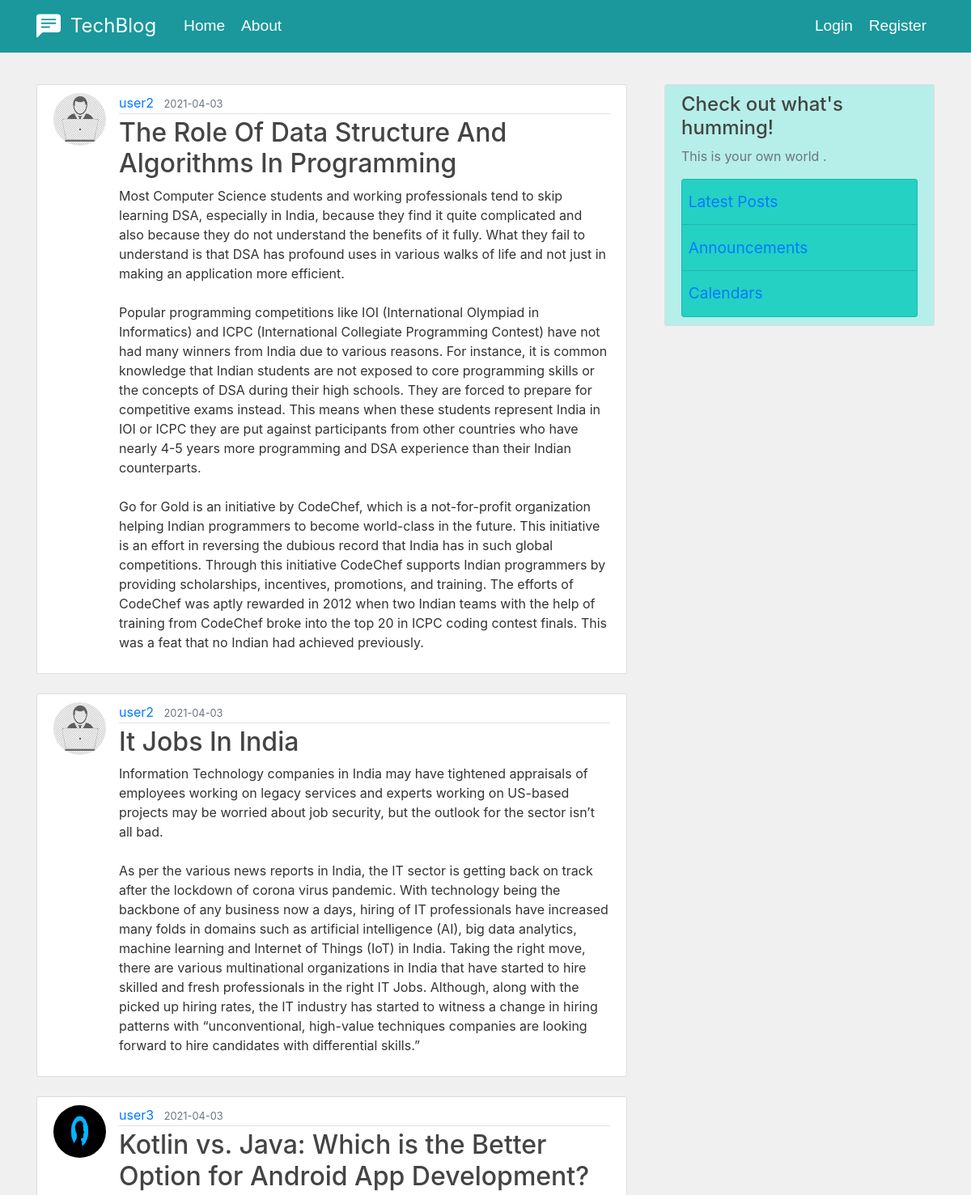
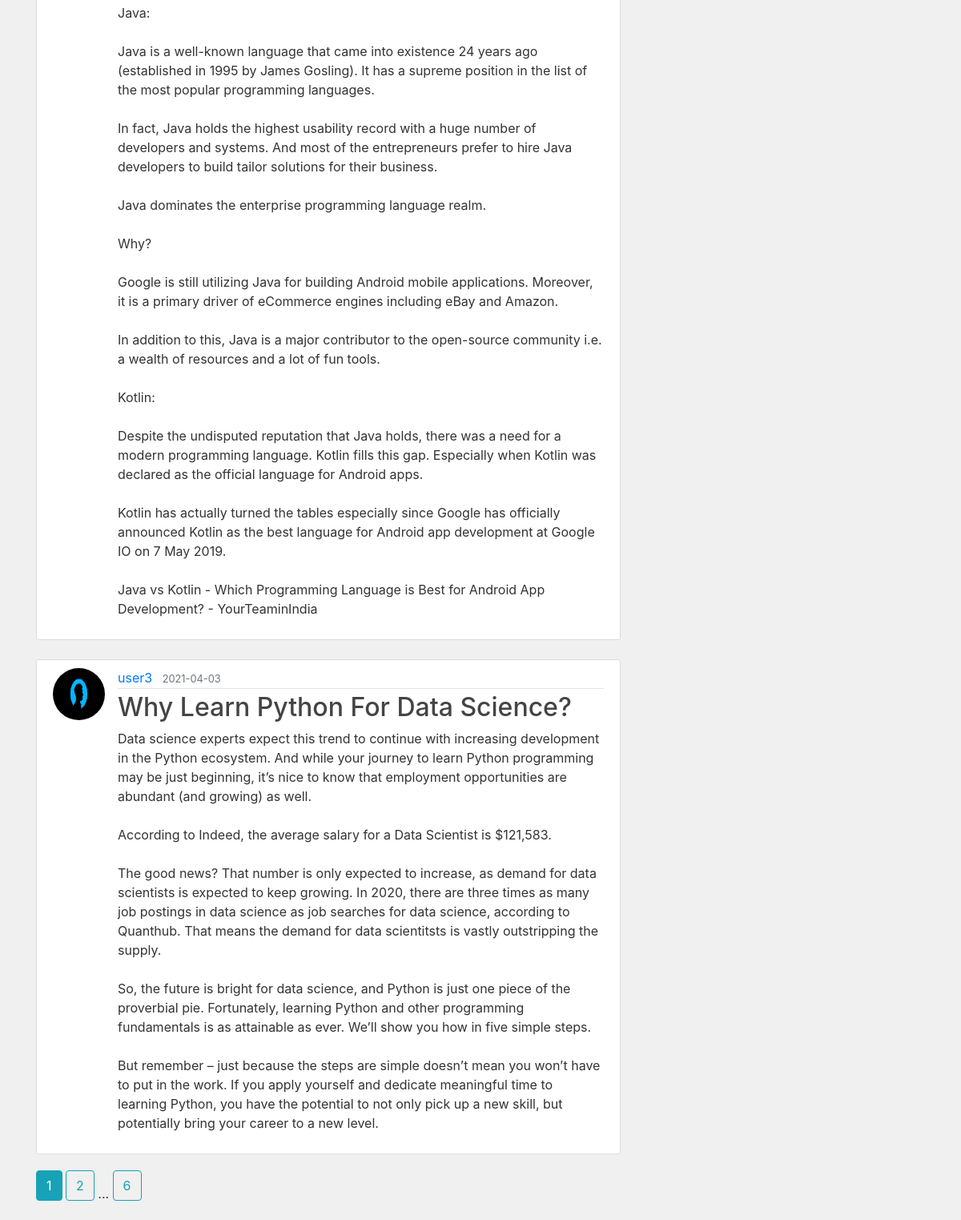
Page /home on the earlier database version (2 pictures, top to bottom).
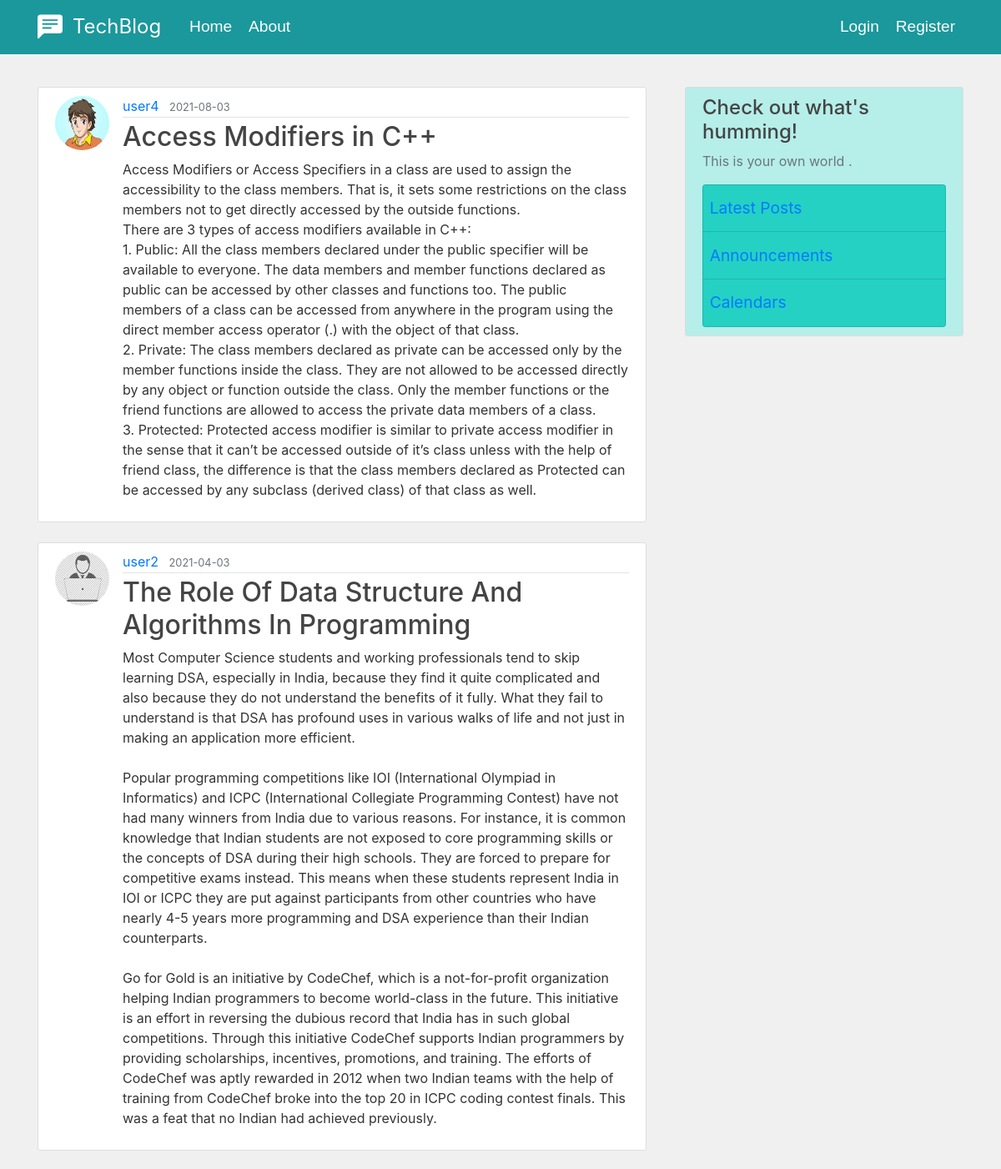
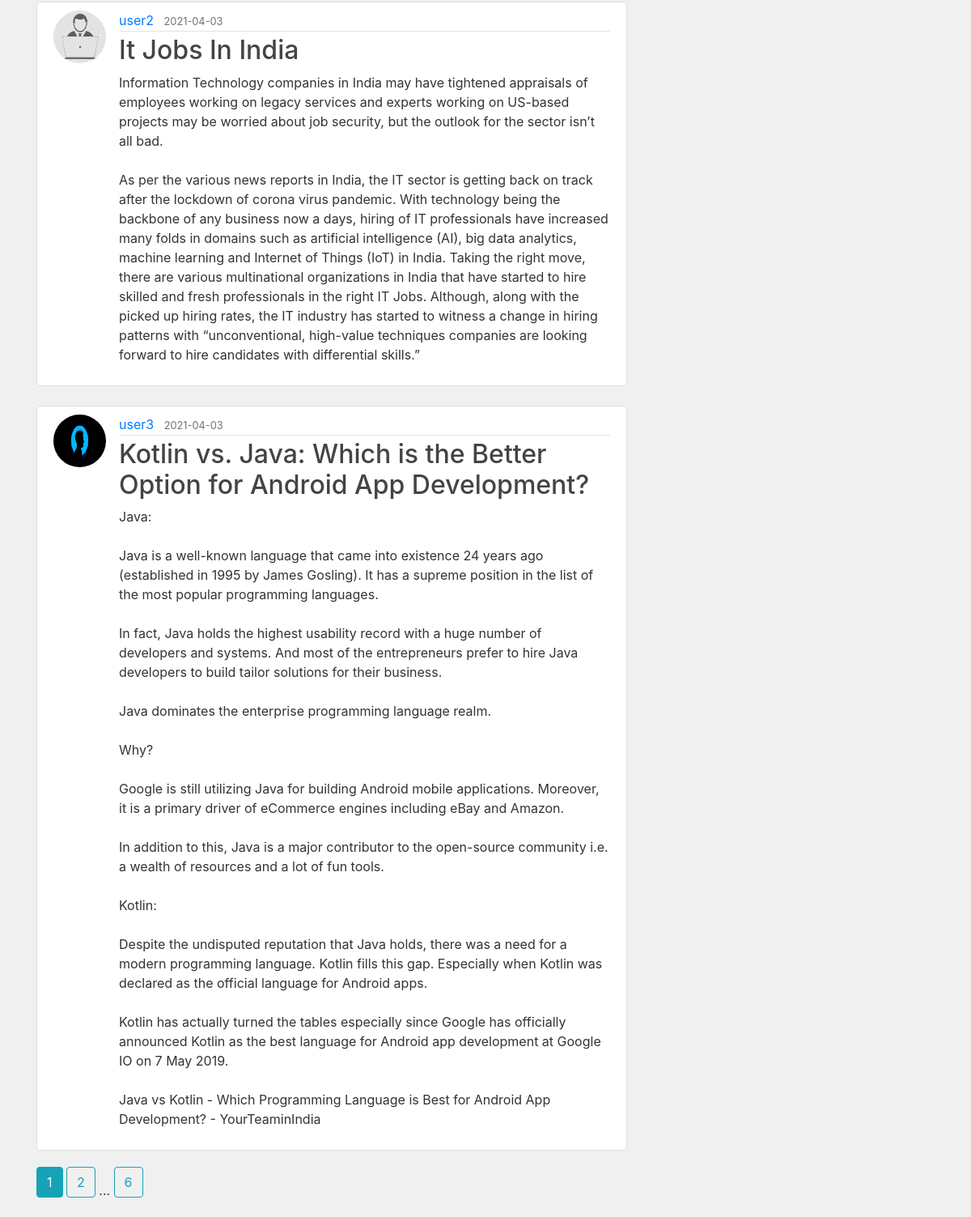
Same page on the later database version (2 pictures, top to bottom).
### techblog/models.py (models this page shows, shortened)
class Post(db.Model):
    id = db.Column(db.Integer, primary_key=True)
    title = db.Column(db.String(100), nullable=False)
    date_posted = db.Column(db.DateTime, nullable=False,
                            default=datetime.utcnow)
    content = db.Column(db.Text, nullable=False)
    user_id = db.Column(db.Integer, db.ForeignKey('user.id'), nullable=False)

class User(db.Model, UserMixin):
    id = db.Column(db.Integer, primary_key=True)
    username = db.Column(db.String(20), unique=True, nullable=False)
    email = db.Column(db.String(120), unique=True, nullable=False)
    image_file = db.Column(db.String(20), nullable=False,
                           default='default.png')
    password = db.Column(db.String(60), nullable=False)
    posts = db.relationship('Post', backref='author', lazy=True)
    ''' relationship defines relationship with class Post with posts variable which is a data member of a User Class
 Implies each User created has data member posts which is related with another class named Post and we can access all posts of that user via posts data member

backref adds another column in database here it is 'author'.We can access posts using author.lazy = True means this relationship is supposed to load in one go

To know more about lazy=True  visit:- https://medium.com/@ns2586/sqlalchemys-relationship-and-lazy-parameter-4a553257d9ef
'''

### techblog/main/routes.py (the view)
@main.route('/')
@main.route('/home', methods=['GET', 'POST'])
def home():
    page = request.args.get('page', 1, type=int)
    posts = Post.query.order_by(Post.date_posted.desc()).paginate(page=page, per_page=4)
    return render_template('home.html', title='home-page', posts=posts)

### techblog/templates/home.html
{% extends "layout.html" %} {% block content %} {% for post in posts.items %}
<article
  class="media content-section mt-4 ml-0 mr-0"
  style="background-color: rgb(255, 255, 255)"
>
  <img
    src="{{ url_for('static', filename='profile_pics/'+ post.author.image_file) }}"
    alt="profile-image"
    class="rounded-circle article-img"
  />
  <div class="media-body">
    <div class="article-metadata">
      <a
        class="mr-2"
        href=" {{url_for('users.user_posts', username = post.author.username)}} "
        >{{ post.author.username }}</a
      >
      <small class="text-muted">
        {{ post.date_posted.strftime('%Y-%m-%d') }}</small
      >
    </div>
    <h2>
      <a
        class="article-title"
        href="{{url_for('posts.post', post_id = post.id)}} "
        >{{ post.title }}</a
      >
    </h2>
    <p class="article-content">{{ post.content }}</p>
  </div>
</article>
{% endfor %}
{% for page_num in posts.iter_pages(left_edge=1, right_edge=1, left_current=1,
right_current=2) %}
{% if page_num %} {% if posts.page == page_num %}
<a class="btn btn-info mb-4" href="{{ url_for('main.home', page=page_num) }}"
  >{{ page_num }}</a
>
{% else %}
<a
  class="btn btn-outline-info mb-4"
  href="{{ url_for('main.home', page=page_num) }}"
  >{{ page_num }}</a
>
{% endif %}
{% else %} ... {% endif %} {% endfor %} {% endblock content %}

### techblog/templates/layout.html (shortened to what this page needs)
<!DOCTYPE html>
<html>
  <head>
    <link
      rel="stylesheet"
      href="https://maxcdn.bootstrapcdn.com/bootstrap/4.0.0/css/bootstrap.min.css"
    />
    <link
      rel="stylesheet"
      type="text/css"
      href="{{ url_for('static', filename='main.css') }}"
    />
  </head>
  <body style="background-color: rgb(240, 240, 240)">
    <header class="site-header">
      <nav
        class="navbar navbar-expand-md navbar-dark fixed-top"
        style="background-color: rgb(26, 152, 156)"
      >
        <div class="container">
          <a
            class="navbar-brand mr-4"
            style="
              font-size: 1.5em;
              color: rgb(255, 255, 255);
              margin-left: 0.5em;
            "
            href="{{ url_for('main.home')}}"
          >
            TechBlog
          </a>
          <div class="collapse navbar-collapse" id="navbarToggle">
            <div class="navbar-nav mr-auto" id="navbar-buttons">
              <a class="nav-item nav-link" href="{{ url_for('main.home') }}">
                <button>Home</button>
              </a>
              <a class="nav-item nav-link" href="{{ url_for('main.about') }}">
                <button>About</button>
              </a>
            </div>
            <div class="navbar-nav" id="navbar-buttons">
              {% if current_user.is_authenticated %}
              <a
                class="nav-item nav-link"
                href="{{ url_for('posts.new_post') }}"
                ><button>New Post</button></a
              >
              <a class="nav-item nav-link" href="{{ url_for('users.account') }}"
                ><button>Account</button></a
              >
              <a class="nav-item nav-link" href="{{ url_for('users.logout') }}"
                ><button>Logout</button></a
              >
              {% else %}
              <a class="nav-item nav-link" href="{{ url_for('users.login') }}"
                ><button>Login</button></a
              >
              <a
                class="nav-item nav-link"
                href="{{ url_for('users.register') }}"
                ><button>Register</button></a
              >
              {% endif %}
            </div>
          </div>
        </div>
      </nav>
    </header>
    <main role="main" class="container">
      <div class="row">
        <div class="col-md-8">
           {% block content %}{% endblock
          %}
        </div>
        <div class="col-md-4">
          <div
            class="content-section mt-4 ml-3"
            style="background-color: rgb(182, 238, 233)"
          >
            <h4>Check out what's humming!</h4>
            <p class="text-muted">This is your own world .</p>
            <ul class="list-group">
              <li
                class="list-group-item list-group-item-light"
                style="
                  background-color: rgb(36, 209, 195);
                  font-size: 1.2em;
                  color: rgb(255, 255, 255);
                  padding: 0.7em 0.4em;
                "
              >
                <a href="{{url_for('main.latest_post')}} ">Latest Posts</a>
              </li>
              <li
                class="list-group-item list-group-item-light"
                style="
                  background-color: rgb(36, 209, 195);
                  font-size: 1.2em;
                  color: rgb(255, 255, 255);
                  padding: 0.7em 0.4em;
                "
              >
                <a href="{{url_for('main.announcements')}} ">Announcements</a>
              </li>
              <li
                class="list-group-item list-group-item-light"
                style="
                  background-color: rgb(36, 209, 195);
                  font-size: 1.2em;
                  color: rgb(255, 255, 255);
                  padding: 0.7em 0.4em;
                "
              >
                <a href="{{url_for('main.calendar')}} ">Calendars</a>
              </li>
            </ul>
          </div>
        </div>
      </div>
    </main>
  </body>
</html>

### techblog/static/main.css (style rules this page uses)
body { background: #fafafa; color: #333333; margin-top: 5rem; }
h1, h2, h3, h4, h5, h6 { color: #444444; }
.site-header .navbar-nav .nav-link { color: #ffffff; }
.content-section { background: #ffffff; padding: 10px 20px; border: 1px solid #dddddd; border-radius: 3px; margin-bottom: 20px; }
.article-title { color: #444444; }
.article-content { white-space: pre-line; }
.article-img { height: 65px; width: 65px; margin-right: 16px; }
.article-metadata { padding-bottom: 1px; margin-bottom: 4px; border-bottom: 1px solid #e3e3e3; }

### techblog/templates/layout.html (style rules this page uses)
#navbar-buttons { text-align: center; }
#navbar-buttons button { margin: auto; padding: 0.1em; font-family: Verdana, Geneva, Tahoma, sans-serif; font-size: 1.2em; color: rgb(255, 255, 255); background-color: rgb(26, 152, 156); border: 0; border-radius: 0.3em; transition: all 0.2s ease-in; }
.list-group .list-group-item { border-bottom: 0.1; }

Differences in the rows shown:
no longer on this page (row unchanged): Post: image_file (picture), author.username "user3", date_posted "2021-04-03", title "Why Learn Python For Data Science?", content "Data science experts expect this trend to continue with increasing development in the Python ecosystem. And while your journey to learn Python programming may be just beginning, it’s nice to know that employment opportunities are abundant (and growing) as well. According to Indeed, the average salary for a Data Scientist is $121,583. The good news? That number is only expected to increase, as demand for data scientists is expected to keep growing. In 2020, there are three times as many job postings in data science as job searches for data science, according to Quanthub. That means the demand for data scientitsts is vastly outstripping the supply. So, the future is bright for data science,…"
now on this page (row edited): Post: image_file (picture), author.username "user4", date_posted "2021-08-03", title "Access Modifiers in C++", content "Access Modifiers or Access Specifiers in a class are used to assign the accessibility to the class members. That is, it sets some restrictions on the class members not to get directly accessed by the outside functions. There are 3 types of access modifiers available in C++: 1. Public: All the class members declared under the public specifier will be available to everyone. The data members and member functions declared as public can be accessed by other classes and functions too. The public members of a class can be accessed from anywhere in the program using the direct member access operator (.) with the object of that class. 2. Private: The class members declared as private can be accessed…"
